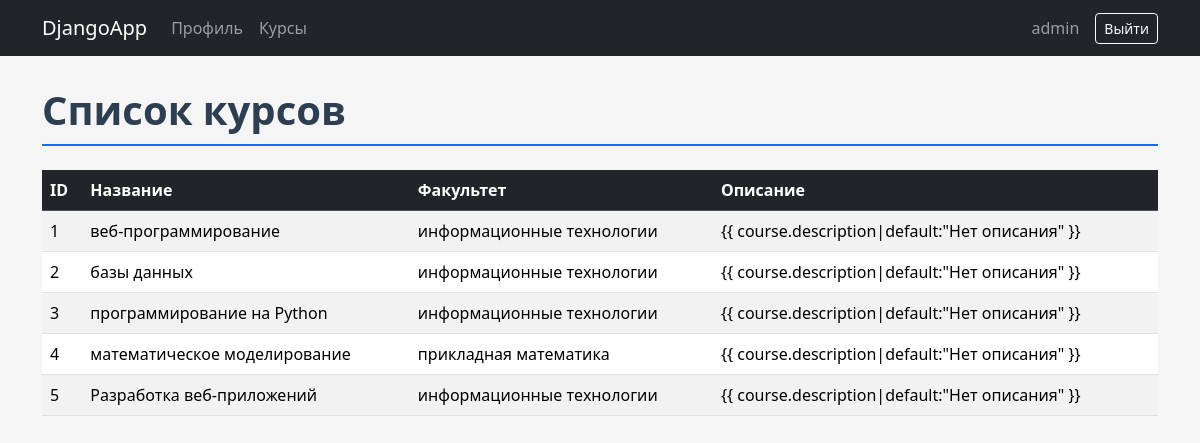
The app's page /courses/ (signed in) with its own data.
### accounts/models.py (models this page shows, shortened)
class Course(models.Model):
    title = models.CharField(max_length=200)
    description = models.TextField(
        blank=True
    )
    department = models.ForeignKey(
        Department,
        on_delete=models.CASCADE,
        related_name='courses'
    )

class Department(models.Model):
    name = models.CharField(max_length=200)

### accounts/views.py (the view)
@login_required
def course_list(request):
    courses = Course.objects.select_related('department').all()
    return render(
        request,
    'course_list.html',
    {
        'courses': courses,
    }
)

### templates/course_list.html (shortened to what this page needs)
{% extends 'base.html' %}
{% block content %}
<h1 class="mb-4">
    Список курсов
</h1>
<table class="table table-striped table-hover">
    <thead class="table-dark">
        <tr>
            <th>ID</th>
            <th>Название</th>
            <th>Факультет</th>
            <th>Описание</th>
        </tr>
    </thead>
    <tbody>
        {% for course in courses %}
            <tr>
                <td>
                    {{ course.id }}
                </td>
                <td>
                    {{ course.title }}
                </td>
                <td>
                    {{ course.department.name }}
                </td>
                <td>
                    {{ course.description|default:"Нет
описания" }}
                </td>
            </tr>
        {% empty %}
            <tr>
                <td colspan="4">
                    Курсов пока нет.
                </td>
            </tr>
        {% endfor %}
    </tbody>
</table>
{% endblock %}

### templates/base.html (shortened to what this page needs)
{% load static %}
<!DOCTYPE html>
<html lang="ru">
<head>
    <link rel="stylesheet"
          href="{% static 'vendor/bootstrap/css/bootstrap.min.css' %}">
    <link rel="stylesheet"
          href="{% static 'css/style.css' %}">
</head>
<body>
<nav class="navbar navbar-expand-lg navbar-dark bg-dark">
    <div class="container">
        <a class="navbar-brand" href="/profile/">
            DjangoApp
        </a>
        <div class="navbar-nav me-auto">
            <a class="nav-link" href="/profile/">
                Профиль
            </a>
            <a class="nav-link" href="/courses/">
                Курсы
            </a>
        </div>
        {% if user.is_authenticated %}
            <span class="navbar-text me-3">
                {{ user.username }}
            </span>
            <form method="post" action="/accounts/logout/">
                <button class="btn btn-outline-light btn-sm"
                        type="submit">
                    Выйти
                </button>
            </form>
        {% endif %}
    </div>
</nav>
<div class="container page-container">
    {% block content %}
    {% endblock %}
</div>
</body>
</html>

### static/css/style.css (style rules this page uses)
body { background-color: #f5f5f5; }
.page-container { margin-top: 30px; }
h1, h2 { color: #2c3e50; font-weight: 700; border-bottom: 2px solid #0d6efd; padding-bottom: 10px; }
.table tbody tr { transition: transform 0.2s ease; }

### records on screen
Course: id "1", title "веб-программирование", department.name "информационные технологии"
Course: id "2", title "базы данных", department.name "информационные технологии"
Course: id "3", title "программирование на Python", department.name "информационные технологии"
Course: id "4", title "математическое моделирование", department.name "прикладная математика"
Course: id "5", title "Разработка веб-приложений", department.name "информационные технологии"

### other values on screen
{{ user.username }} "admin"
